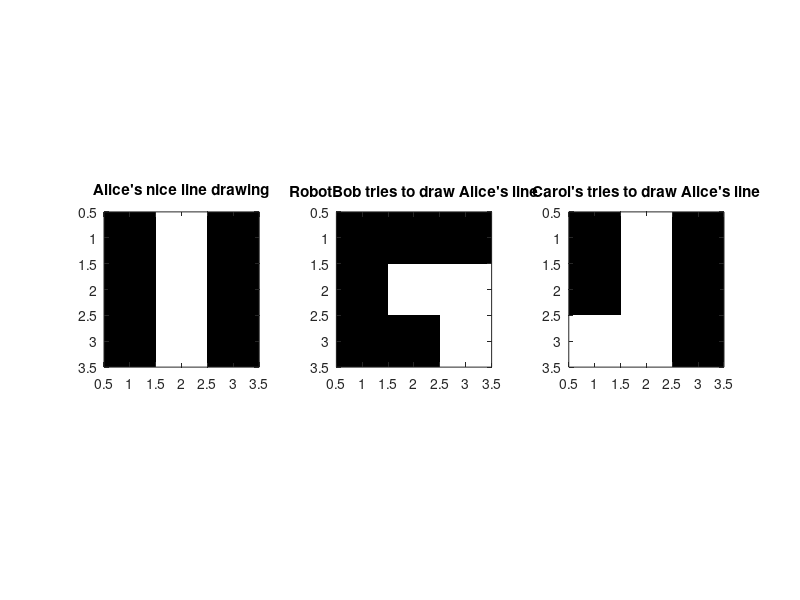
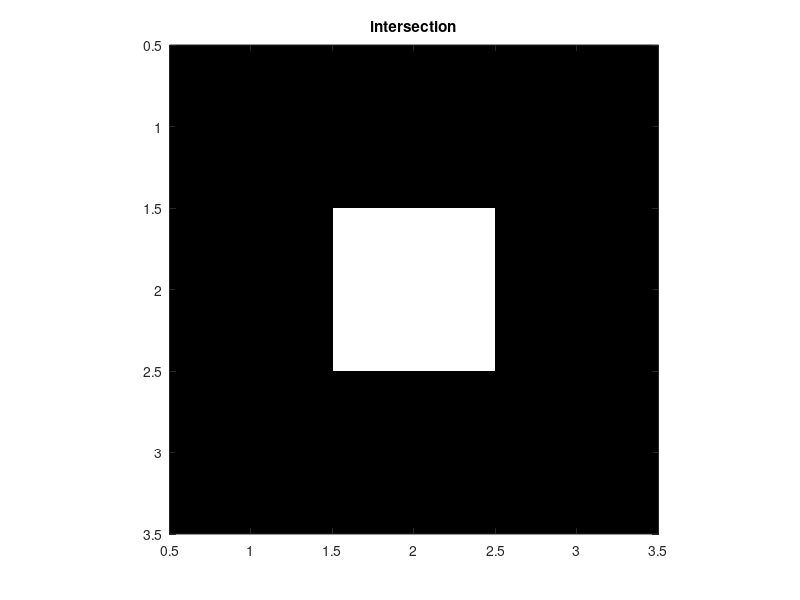
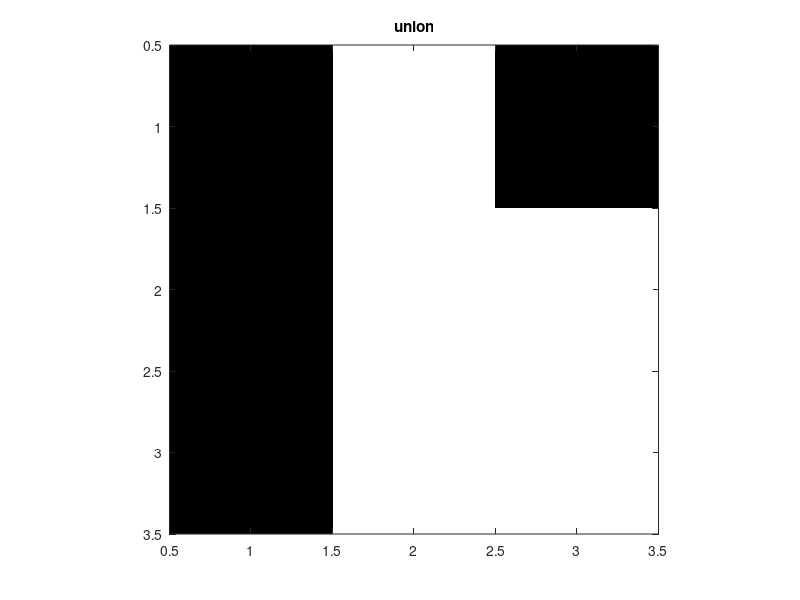

MATLAB code for these plots, in order:
% JaccardTest.m
% Compute the Jaccard similarity coefficient (index) of two images. 
% Also how to find the Jaccard distance.
%
% Kawahara (2013).
 
% A value of "1" = the line object (foreground).
% A value of "0" = the background.
 
% Alice draws a vertical line.
Alice = [0 1 0; 
         0 1 0; 
         0 1 0];
 
% RobotBob tries to draw a line.     
RobotBob = [0 0 0;
            0 1 1;
            0 0 1];
 
% Carol tries to draw a line.
Carol = [0 1 0; 
         0 1 0; 
         1 1 0;];
 
% Let's see their two drawings.
figure; 
subplot(1,3,1); imagesc(Alice); axis image; colormap gray; 
title('Alice''s nice line drawing');
 
subplot(1,3,2); imagesc(RobotBob); axis image; colormap gray; 
title('RobotBob tries to draw Alice''s line'); 
 
subplot(1,3,3); imagesc(Carol); axis image; colormap gray; 
title('Carol''s tries to draw Alice''s line'); 
 
% How similar are Alice's and Bob's drawing of a line? 
% An intuitive way to measure this is to compare each of the white "line" 
% pixels (a value of "1") to each other and see how many white pixels 
% overlap compared to the total number of white line pixels.
 
% We compute the intersection of the two lines using the "AND" operator "&".
intersectImg = Alice & RobotBob; 
figure; imagesc(intersectImg); axis image; colormap gray; title('intersection');
 
% We compute the union of the two lines using the "OR" operator "|".
unionImg = Alice | RobotBob;
figure; imagesc(unionImg); axis image; colormap gray; title('union');
 
% There is only one pixel that overlaps (intersects) 
numerator = sum(intersectImg(:));
 
% There are 5 pixels that are unioned.
denomenator = sum(unionImg(:));
 
% So intuitively we might expect that a similarity of 1/5 would 
% be a good indication. This is exactly what Jaccard's does.
 
jaccardIndex = numerator/denomenator
% jaccardIndex =
%     0.2000
 
% Jaccard distance shows how dis-similar the two line drawings are.
jaccardDistance = 1 - jaccardIndex
% jaccardDistance =
%     0.8000
 
%% How simililar are Alice and Carol's two line drawings?
 
% We can compute Jaccard's index in a single line,
jaccardIndex_ac = sum(Alice(:) & Carol(:)) / sum(Alice(:) | Carol(:))
%jaccardIndex_ac =
%     0.7500
%
% As expected, we can see that Alice's and Carol's drawing of a line is
% much MORE "similar" than Alice's and Bob's drawing (0.2).
 
% Let's check the Jaccard distance.
jaccardDistance_ac = 1 - jaccardIndex_ac
% jaccardDistance_ac =
%    0.2500
%
% As expected, we can see there is LESS "distance" between Alice's and
% Carol's drawing of a line than Alice's and Bob's drawing of a line (0.8).
